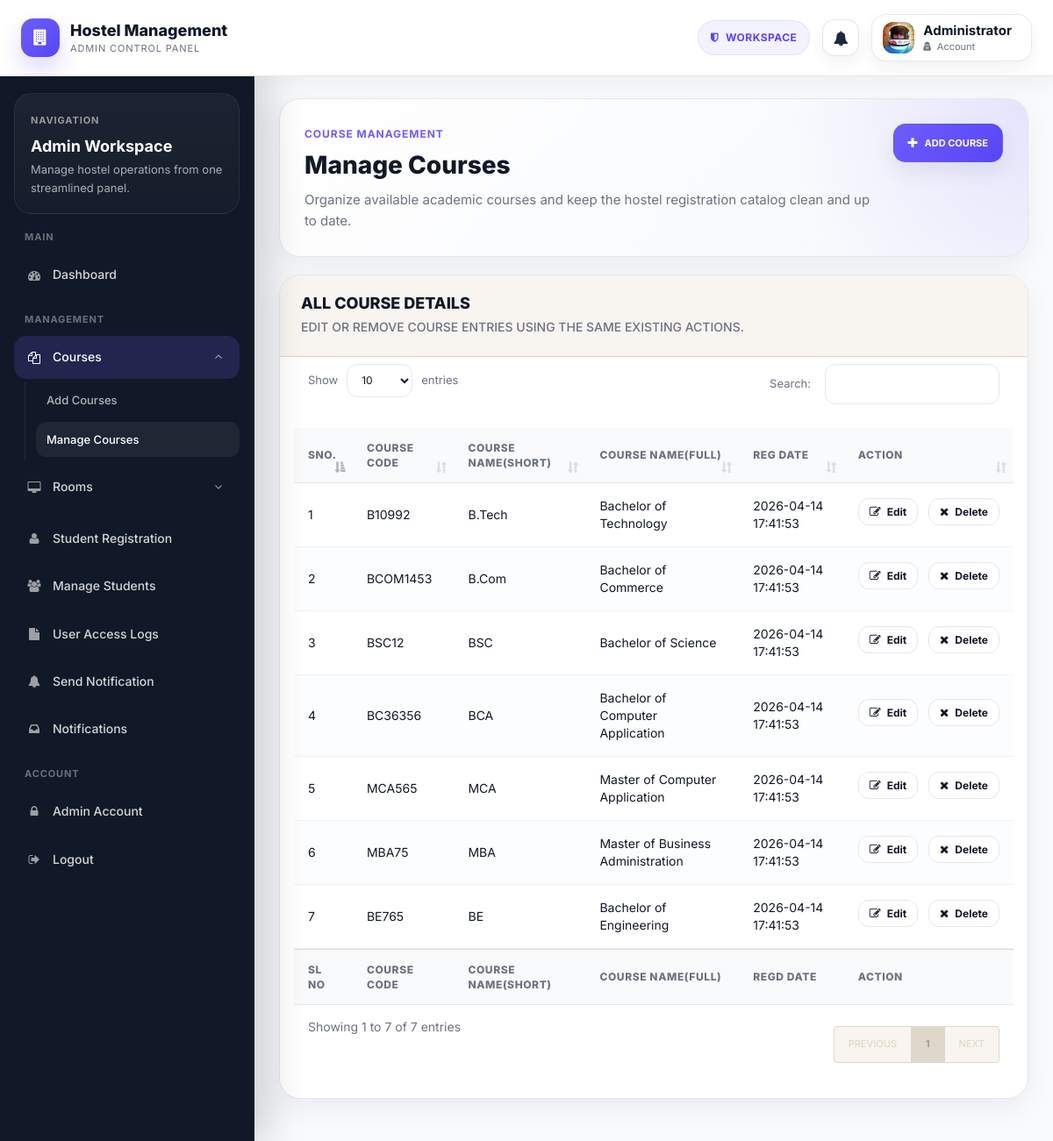
Screenshot of /admin/manage-courses.php (signed in) with the database file from the repository.
### tables this page shows
CREATE TABLE `courses` (
  `id` int(11) NOT NULL AUTO_INCREMENT,
  `course_code` varchar(255) NOT NULL,
  `course_sn` varchar(255) NOT NULL,
  `course_fn` varchar(255) NOT NULL,
  `posting_date` timestamp NOT NULL DEFAULT CURRENT_TIMESTAMP,
  PRIMARY KEY (`id`),
  UNIQUE KEY `uniq_courses_code` (`course_code`)
);

### admin/manage-courses.php (the view, shortened to what this page needs)
<?php
include('includes/config.php');
?>
<!doctype html>
<html lang="en" class="no-js">
<head>
	<link rel="stylesheet" href="css/font-awesome.min.css">
	<link rel="stylesheet" href="css/bootstrap.min.css">
	<link rel="stylesheet" href="css/dataTables.bootstrap.min.css">
	<link rel="stylesheet" href="css/bootstrap-social.css">
	<link rel="stylesheet" href="css/bootstrap-select.css">
	<link rel="stylesheet" href="css/fileinput.min.css">
	<link rel="stylesheet" href="css/awesome-bootstrap-checkbox.css">
	<link rel="stylesheet" href="css/style.css">
</head>
<body>
	<?php include('includes/header.php');?>
	<div class="ts-main-content">
			<?php include('includes/sidebar.php');?>
		<div class="content-wrapper">
			<div class="container-fluid">
				<div class="row">
					<div class="col-md-12">
						<div class="admin-page-header admin-page-header-management">
							<div>
								<span class="admin-page-kicker">Course Management</span>
								<h2 class="page-title">Manage Courses</h2>
								<p class="admin-page-subtitle">Organize available academic courses and keep the hostel registration catalog clean and up to date.</p>
							</div>
							<div class="admin-page-actions">
								<a href="add-courses.php" class="btn admin-btn admin-btn-primary">
									<i class="fa fa-plus"></i>
									<span>Add Course</span>
								</a>
							</div>
						</div>
						<div class="panel panel-default admin-table-card">
							<div class="panel-heading admin-table-card-head">
								<div>
									<h3 class="admin-section-title">All Course Details</h3>
									<p class="admin-section-subtitle">Edit or remove course entries using the same existing actions.</p>
								</div>
							</div>
							<div class="panel-body">
								<div class="table-responsive admin-table-wrap">
								<table id="zctb" class="display table admin-data-table" cellspacing="0" width="100%">
									<thead>
										<tr>
											<th>Sno.</th>
											<th>Course Code</th>
											<th>Course Name(Short)</th>
											<th>Course Name(Full)</th>
											<th>Reg Date </th>
											<th>Action</th>
										</tr>
									</thead>
									<tfoot>
										<tr>
											<th>Sl No</th>
											<th>Course Code</th>
											<th>Course Name(Short)</th>
											<th>Course Name(Full)</th>
											<th>Regd Date</th>
											<th>Action</th>										</tr>
									</tfoot>
									<tbody>
<?php
$ret="select * from courses";
$stmt= $mysqli->prepare($ret) ;
$stmt->execute() ;
$res=$stmt->get_result();
$cnt=1;
while($row=$res->fetch_object())
	  {
	  	?>
<tr><td><?php echo $cnt;;?></td>
<td><?php echo $row->course_code;?></td>
<td><?php echo $row->course_sn;?></td>
<td><?php echo $row->course_fn;?></td>
<td><?php echo $row->posting_date;?></td>
<td class="admin-actions-cell"><a href="edit-course.php?id=<?php echo $row->id;?>" class="admin-action-btn admin-action-btn-edit"><i class="fa fa-edit"></i><span>Edit</span></a>
<a href="manage-courses.php?del=<?php echo $row->id;?>" class="admin-action-btn admin-action-btn-delete" onclick="return confirm('Do you want to delete');"><i class="fa fa-close"></i><span>Delete</span></a></td>
										</tr>
									<?php
$cnt=$cnt+1;
									 } ?>
									</tbody>
								</table>
								</div>
							</div>
						</div>
					</div>
				</div>
			</div>
		</div>
	</div>
</body>
</html>

### admin/includes/header.php (shortened to what this page needs)
<?php
$adminDisplayName = htmlspecialchars(isset($_SESSION['name']) ? $_SESSION['name'] : 'Admin');
?>
<header class="brand admin-topbar">
    <div class="admin-topbar-left">
        <a href="dashboard.php" class="logo admin-brand-mark" aria-label="Admin dashboard">
            <span class="admin-brand-badge"><i class="fa fa-building"></i></span>
            <span class="admin-brand-copy">
                <strong>Hostel Management</strong>
                <small>Admin Control Panel</small>
            </span>
        </a>
    </div>
    <div class="admin-topbar-right">
        <span class="admin-topbar-chip hidden-xs">
            <i class="fa fa-shield"></i>
            <span>Workspace</span>
        </span>
        <a href="notifications.php" class="admin-topbar-notification" aria-label="Admin notifications">
            <i class="fa fa-bell"></i>
        </a>
        <a href="admin-profile.php" class="admin-topbar-account" aria-label="My account" title="<?php echo $adminDisplayName; ?>">
            <img src="img/ts-avatar.jpg" class="ts-avatar" alt="Admin Avatar">
            <span class="admin-account-copy hidden-xs">
                <strong><?php echo $adminDisplayName; ?></strong>
                <small><i class="fa fa-user-secret"></i> Account</small>
            </span>
        </a>
    </div>
</header>

### admin/includes/sidebar.php (shortened to what this page needs)
<?php $currentPage = basename($_SERVER['PHP_SELF']); ?>
<nav class="ts-sidebar" id="adminSidebar">
    <div class="admin-sidebar-head">
        <span class="admin-sidebar-eyebrow">Navigation</span>
        <h3>Admin Workspace</h3>
        <p>Manage hostel operations from one streamlined panel.</p>
    </div>
    <ul class="ts-sidebar-menu">
        <li class="ts-label">Main</li>
        <li class="<?php echo $currentPage === 'dashboard.php' ? 'active' : ''; ?>">
            <a href="dashboard.php"><i class="fa fa-dashboard"></i><span>Dashboard</span></a>
        </li>
        <li class="ts-label">Management</li>
        <li class="<?php echo in_array($currentPage, array('add-courses.php', 'manage-courses.php'), true) ? 'open active' : ''; ?>">
            <a href="#"><i class="fa fa-files-o"></i><span>Courses</span></a>
            <ul>
                <li class="<?php echo $currentPage === 'add-courses.php' ? 'active' : ''; ?>"><a href="add-courses.php">Add Courses</a></li>
                <li class="<?php echo $currentPage === 'manage-courses.php' ? 'active' : ''; ?>"><a href="manage-courses.php">Manage Courses</a></li>
            </ul>
        </li>
        <li class="<?php echo in_array($currentPage, array('create-room.php', 'manage-rooms.php', 'edit-room.php'), true) ? 'open active' : ''; ?>">
            <a href="#"><i class="fa fa-desktop"></i><span>Rooms</span></a>
        </li>
        <li class="<?php echo $currentPage === 'registration.php' ? 'active' : ''; ?>">
            <a href="registration.php"><i class="fa fa-user"></i><span>Student Registration</span></a>
        </li>
        <li class="<?php echo in_array($currentPage, array('manage-students.php', 'full-profile.php'), true) ? 'active' : ''; ?>">
            <a href="manage-students.php"><i class="fa fa-users"></i><span>Manage Students</span></a>
        </li>
        <li class="<?php echo $currentPage === 'access-log.php' ? 'active' : ''; ?>">
            <a href="access-log.php"><i class="fa fa-file"></i><span>User Access Logs</span></a>
        </li>
        <li class="<?php echo $currentPage === 'send-notification.php' ? 'active' : ''; ?>">
            <a href="send-notification.php"><i class="fa fa-bell"></i><span>Send Notification</span></a>
        </li>
        <li class="<?php echo $currentPage === 'notifications.php' ? 'active' : ''; ?>">
            <a href="notifications.php"><i class="fa fa-inbox"></i><span>Notifications</span></a>
        </li>
        <li class="ts-label">Account</li>
        <li class="<?php echo $currentPage === 'admin-profile.php' ? 'active' : ''; ?>">
            <a href="admin-profile.php"><i class="fa fa-lock"></i><span>Admin Account</span></a>
        </li>
        <li>
            <a href="../logout.php"><i class="fa fa-sign-out"></i><span>Logout</span></a>
        </li>
    </ul>
</nav>

### rows the page displays
courses: course_code "B10992", course_sn "B.Tech", course_fn "Bachelor of Technology", posting_date "2026-04-14 17:41:53"
courses: course_code "BCOM1453", course_sn "B.Com", course_fn "Bachelor of Commerce", posting_date "2026-04-14 17:41:53"
courses: course_code "BSC12", course_sn "BSC", course_fn "Bachelor of Science", posting_date "2026-04-14 17:41:53"
courses: course_code "BC36356", course_sn "BCA", course_fn "Bachelor of Computer Application", posting_date "2026-04-14 17:41:53"
courses: course_code "MCA565", course_sn "MCA", course_fn "Master of Computer Application", posting_date "2026-04-14 17:41:53"
courses: course_code "MBA75", course_sn "MBA", course_fn "Master of Business Administration", posting_date "2026-04-14 17:41:53"
courses: course_code "BE765", course_sn "BE", course_fn "Bachelor of Engineering", posting_date "2026-04-14 17:41:53"

### other values shown
$adminDisplayName "Administrator"
